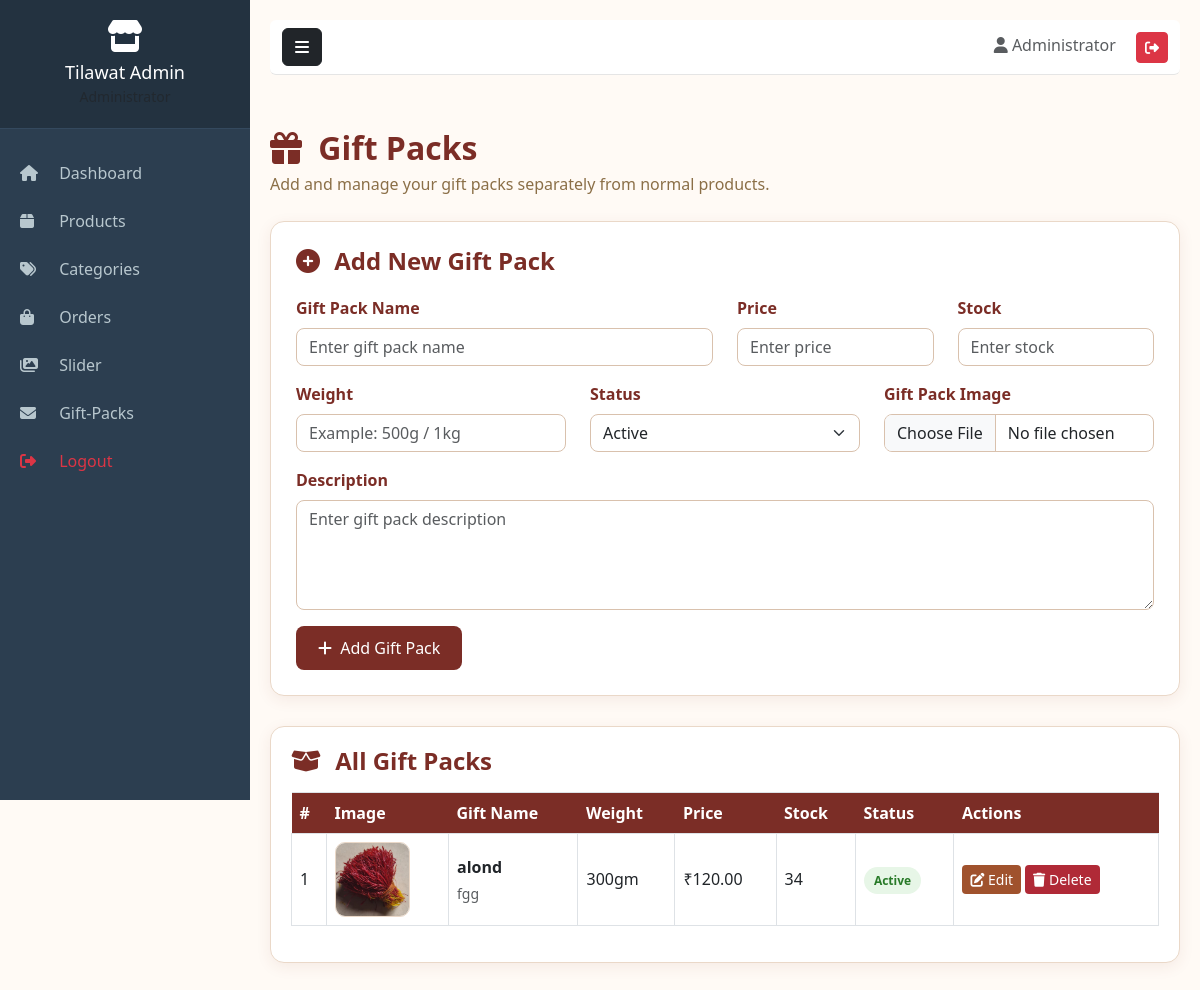
Screenshot of /admin/add-gifts.php (signed in) with the database file from the repository.
### tables this page shows
CREATE TABLE `gift_packs` (
  `id` int(11) NOT NULL,
  `gift_name` varchar(150) NOT NULL,
  `description` text DEFAULT NULL,
  `price` decimal(10,2) NOT NULL,
  `stock` int(11) DEFAULT 0,
  `weight` varchar(100) DEFAULT NULL,
  `image` varchar(255) DEFAULT NULL,
  `status` enum('Active','Inactive') DEFAULT 'Active',
  `created_at` timestamp NOT NULL DEFAULT current_timestamp()
);

### admin/add-gifts.php (the view, shortened to what this page needs)
<?php
require_once '../includes/db.php';
try {
    $stmt = $pdo->query("
        SELECT
            id,
            gift_name,
            description,
            price,
            stock,
            weight,
            image,
            status,
            created_at
        FROM gift_packs
        ORDER BY id DESC
    ");
    $giftPacks = $stmt->fetchAll(PDO::FETCH_ASSOC);
} catch (PDOException $e) {
    $giftPacks = [];
    $error = 'Unable to load gift packs: ' . $e->getMessage();
}
include 'includes/header.php';
?>
<div class="container gift-page">
    <h2 class="gift-title">
        <i class="fas fa-gift me-2"></i>
        Gift Packs
    </h2>
    <p class="gift-subtitle">
        Add and manage your gift packs separately from normal products.
    </p>
    <div class="gift-card">
        <h4>
            <i class="fas fa-plus-circle me-2"></i>
            Add New Gift Pack
        </h4>
        <form method="POST" enctype="multipart/form-data">
            <div class="row">
                <div class="col-md-6 mb-3">
                    <label class="form-label">
                        Gift Pack Name
                    </label>
                    <input
                        type="text"
                        name="gift_name"
                        class="form-control"
                        placeholder="Enter gift pack name"
                        required
                    >
                </div>
                <div class="col-md-3 mb-3">
                    <label class="form-label">
                        Price
                    </label>
                    <input
                        type="number"
                        name="price"
                        class="form-control"
                        step="0.01"
                        min="0"
                        placeholder="Enter price"
                        required
                    >
                </div>
                <div class="col-md-3 mb-3">
                    <label class="form-label">
                        Stock
                    </label>
                    <input
                        type="number"
                        name="stock"
                        class="form-control"
                        min="0"
                        placeholder="Enter stock"
                        required
                    >
                </div>
                <div class="col-md-4 mb-3">
                    <label class="form-label">
                        Weight
                    </label>
                    <input
                        type="text"
                        name="weight"
                        class="form-control"
                        placeholder="Example: 500g / 1kg"
                    >
                </div>
                <div class="col-md-4 mb-3">
                    <label class="form-label">
                        Status
                    </label>
                    <select name="status" class="form-select">
                        <option value="Active">
                            Active
                        </option>
                    </select>
                </div>
                <div class="col-md-4 mb-3">
                    <label class="form-label">
                        Gift Pack Image
                    </label>
                    <input
                        type="file"
                        name="image"
                        class="form-control"
                        accept=".jpg,.jpeg,.png,.gif,.webp"
                    >
                </div>
                <div class="col-12 mb-3">
                    <label class="form-label">
                        Description
                    </label>
                    <textarea
                        name="description"
                        class="form-control"
                        rows="4"
                        placeholder="Enter gift pack description"
                    ></textarea>
                </div>
            </div>
            <button
                type="submit"
                name="add_gift_pack"
                class="btn btn-gift"
            >
                <i class="fas fa-plus me-1"></i>
                Add Gift Pack
            </button>
        </form>
    </div>
    <div class="gift-table-card">
        <h4 class="gift-title mb-3">
            <i class="fas fa-box-open me-2"></i>
            All Gift Packs
        </h4>
        <?php if (empty($giftPacks)): ?>
            <div class="alert alert-info">
                No gift packs have been added yet.
            </div>
        <?php else: ?>
            <div class="table-responsive">
                <table class="table table-bordered table-hover align-middle">
                    <thead>
                        <tr>
                            <th>#</th>
                            <th>Image</th>
                            <th>Gift Name</th>
                            <th>Weight</th>
                            <th>Price</th>
                            <th>Stock</th>
                            <th>Status</th>
                            <th>Actions</th>
                        </tr>
                    </thead>
                    <tbody>
                    <?php foreach ($giftPacks as $gift): ?>
                        <tr>
                            <td>
                                <?= (int)$gift['id'] ?>
                            </td>
                            <td>
                                <?php if (!empty($gift['image'])): ?>
                                    <img
                                        src="../assets/images/gift-packs/<?= htmlspecialchars(basename($gift['image'])) ?>"
                                        class="gift-image"
                                        alt="<?= htmlspecialchars($gift['gift_name']) ?>"
                                    >
                                <?php else: ?>
                                    <div class="no-image">
                                        No Image
                                    </div>
                                <?php endif; ?>
                            </td>
                            <td>
                                <strong>
                                    <?= htmlspecialchars($gift['gift_name']) ?>
                                </strong>
                                <?php if (!empty($gift['description'])): ?>
                                    <div class="small text-muted mt-1">
                                        <?= htmlspecialchars($gift['description']) ?>
                                    </div>
                                <?php endif; ?>
                            </td>
                            <td>
                                <?= htmlspecialchars($gift['weight'] ?? '') ?>
                            </td>
                            <td>
                                ₹<?= number_format((float)$gift['price'], 2) ?>
                            </td>
                            <td>
                                <?= (int)$gift['stock'] ?>
                            </td>
                            <td>
                                <?php if ($gift['status'] === 'Active'): ?>
                                    <span class="status-active">
                                        Active
                                    </span>
                                <?php else: ?>
                                    <span class="status-inactive">
                                        Inactive
                                    </span>
                                <?php endif; ?>
                            </td>
                            <td>
                                <div class="d-flex gap-1">
                                    <a
                                        href="edit-gift-pack.php?id=<?= (int)$gift['id'] ?>"
                                        class="btn btn-edit btn-sm"
                                    >
                                        <i class="fas fa-edit"></i>
                                        Edit
                                    </a>
                                    <form
                                        method="POST"
                                        onsubmit="return confirm('Are you sure you want to delete this gift pack?');"
                                    >
                                        <button
                                            type="submit"
                                            name="delete_gift_pack"
                                            class="btn btn-delete btn-sm"
                                        >
                                            <i class="fas fa-trash"></i>
                                            Delete
                                        </button>
                                    </form>
                                </div>
                            </td>
                        </tr>
                    <?php endforeach; ?>
                    </tbody>
                </table>
            </div>
        <?php endif; ?>
    </div>
</div>
<?php include 'includes/footer.php'; ?>

### admin/includes/header.php (style rules this page uses)
body { background: #f4f6f9; }

### admin/add-gifts.php (style rules this page uses)
body { background: #fffaf5; }
.gift-page { padding: 30px 0 50px; }
.gift-title { color: #7b2d26; font-weight: 700; margin-bottom: 5px; }
.gift-subtitle { color: #8b6f47; margin-bottom: 25px; }
.gift-card { background: #ffffff; border: 1px solid #ead8c8; border-radius: 14px; box-shadow: 0 4px 15px rgba(123, 45, 38, 0.08); padding: 25px; margin-bottom: 30px; }
.gift-card h4 { color: #7b2d26; font-weight: 700; margin-bottom: 20px; }
.form-label { color: #7b2d26; font-weight: 600; }
.form-control, .form-select { border: 1px solid #d9c1ad; border-radius: 8px; }
.btn-gift { background: #7b2d26; color: #fff; border: none; padding: 10px 22px; border-radius: 8px; }
.gift-table-card { background: #fff; border: 1px solid #ead8c8; border-radius: 14px; padding: 20px; box-shadow: 0 4px 15px rgba(123, 45, 38, 0.08); }
.table thead th { background: #7b2d26; color: #fff; border: none; vertical-align: middle; }
.table td { vertical-align: middle; }
.gift-image { width: 75px; height: 75px; object-fit: cover; border-radius: 10px; border: 1px solid #ead8c8; }
.status-active { background: #e7f6e7; color: #287a28; padding: 5px 10px; border-radius: 20px; font-size: 12px; font-weight: 600; }
.btn-edit { background: #a0522d; color: #fff; border: none; }
.btn-delete { background: #b02a37; color: #fff; border: none; }

### rows the page displays
gift_packs: id "1", image (picture), gift_name "alond", description "fgg", weight "300gm", price "120.00", stock "34", status "Active"

### other values shown
$_SESSION['admin_name'] "Administrator"
